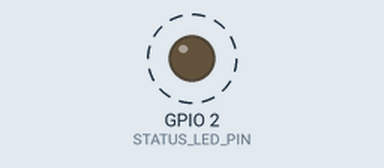
This sketch was run on a simulated ESP32. On the bench: output pins drawn as LEDs (lit = HIGH). Dashed ring = blinking. EEPROM starts erased; what the sketch prints to the serial monitor is not drawn.

Above: at 1.1 s.
Timing chart, 0 to 4.6 s (numbered marks = the images above):
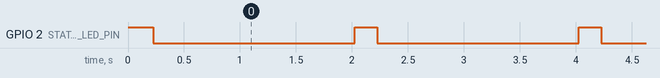

Measured:
- by itself, GPIO 2 (STATUS_LED_PIN): alternates HIGH for 0.20 s and LOW for 1.8 s

The sketch:

firmware.ino
```cpp
// CyberTube Lab 21 Firmware: Target Embedded System for SPI Flash Dumping
// Target: ESP32 DevKit V1 (ESP-WROOM-32)
// Safety Invariant: Strictly <= 3.3V DC logic bounds. Zero mains AC.

#include <Arduino.h>
#include <Preferences.h>

#define STATUS_LED_PIN 2

Preferences prefs;

void setup() {
  Serial.begin(115200);
  while (!Serial && millis() < 2000);

  pinMode(STATUS_LED_PIN, OUTPUT);
  digitalWrite(STATUS_LED_PIN, HIGH);

  Serial.println("=================================================");
  Serial.println("[CYBERTUBE] Module 21: Target SPI Flash Device");
  Serial.printf("[FLASH] Chip Size: %u MB | Speed: 40 MHz\n", ESP.getFlashChipSize() / (1024 * 1024));
  Serial.printf("[FLASH] Chip Mode: QIO | Flash ID: 0x%08X\n", ESP.getFlashChipMode());

  // Seed secret into NVS partition to test flash extraction
  prefs.begin("factory_auth", false);
  prefs.putString("api_key", "sec_token_9f83a2c4e1b0");
  prefs.putString("cloud_gw", "gw.iot.internal:8883");
  prefs.end();

  Serial.println("[NVS] Factory provisioning secrets committed to SPI flash.");
  Serial.println("[EXPLOIT-TARGET] Use esptool.py read_flash 0 0x400000 flash.bin");
  Serial.println("=================================================");
  digitalWrite(STATUS_LED_PIN, LOW);
}

void loop() {
  digitalWrite(STATUS_LED_PIN, HIGH);
  delay(200);
  digitalWrite(STATUS_LED_PIN, LOW);
  delay(1800);
}
```
